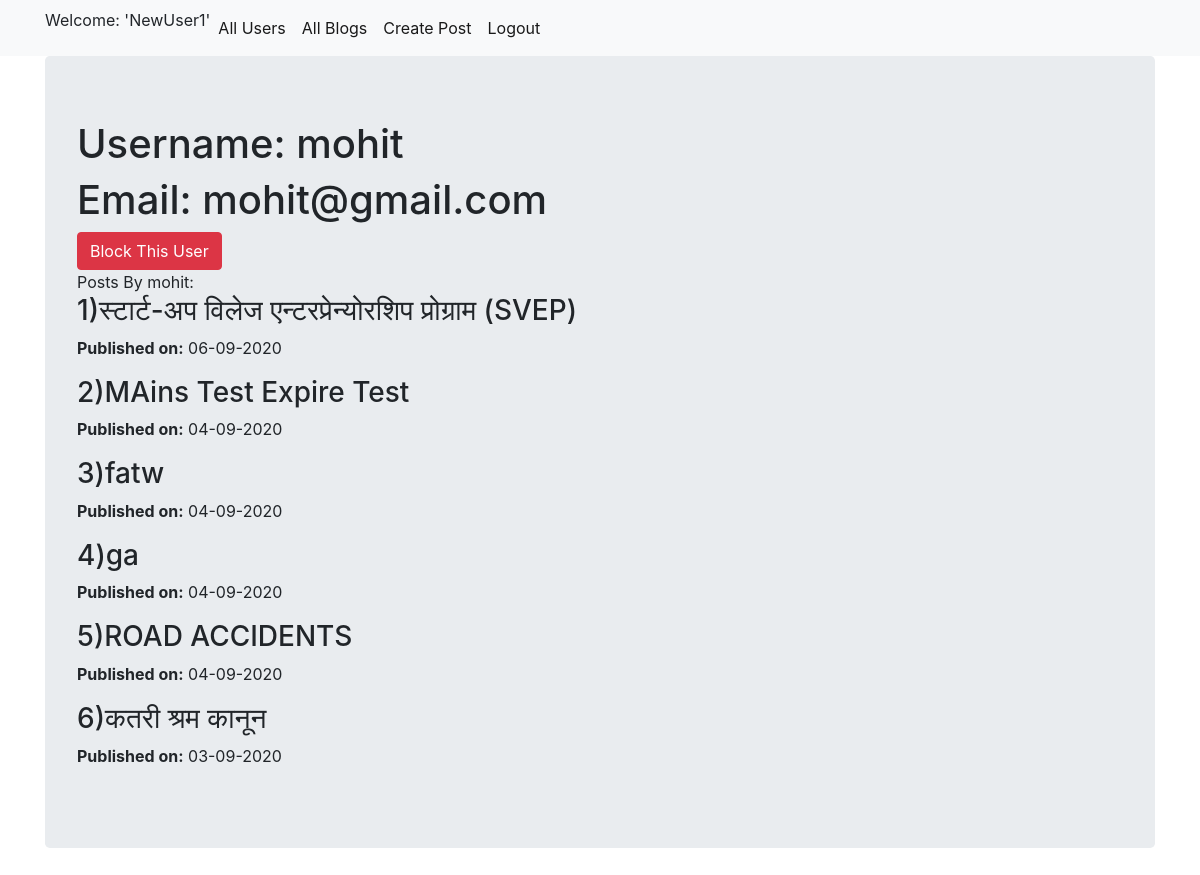
The app's page /user/3/ (signed in) with its own data.
### blog/models.py (models this page shows, shortened)
class CustomUser(AbstractUser):
    blocked = models.ManyToManyField('CustomUser',related_name='blocked_users',blank=True)
    liked_posts = models.ManyToManyField('Post',related_name='liked_posts',blank=True)

class Post(models.Model):
    post_banner = models.ImageField(upload_to='images/')
    author = models.ForeignKey(CustomUser,related_name='posts',on_delete=models.CASCADE)
    title = models.CharField(max_length=250)
    text = models.TextField()
    date_created = models.DateTimeField(default=timezone.now)
    liked_by = models.ManyToManyField('CustomUser',related_name='liked_by',blank=True)
    class Meta:
        ordering = ['-date_created']

### blog/views.py (the view)
# urls.py: path('user/<pk>/',views.UserDetailView.as_view(),name='user_details'),
class UserDetailView(DetailView):
    model = CustomUser

### blog/templates/blog/customuser_detail.html (shortened to what this page needs)
{% extends 'blog/base.html' %}
{% block content %}
<div class="container" >
    <div class="jumbotron">
    <h1>Username: {{ customuser.username }}</h1>
    <h1>Email: {{ customuser.email }} </h1>
        {% ifequal customuser user %}
        {%else%}
        {% if customuser in user.blocked.all %}
        <p style="color:red"> {{ customuser.username }} is in your Block List</p>
        <form method="post" action="{% url 'blog:unblock_user' pk=customuser.pk %}">
        {% csrf_token %}
            <input class="btn btn-warning" type="submit" value="Unblock User">
        </form>
        {% else %}
        <form method="post" action="{% url 'blog:block_user' pk=customuser.pk %}">
            <input  class="btn btn-danger" type="submit" value="Block This User">
        </form>
        {% endif %}
        {% endifequal %}
        <div class="form-group">
            Posts By {{customuser.username}}:
            {% for post in customuser.posts.all %}
            <h3>{{forloop.counter}}){{ post.title|safe }}</h3>
            <p class="text-justify"><strong>Published on:</strong> {{ post.date_created|date:"d-m-Y" }}</p>
            {% endfor %}
        </div>
    </div>
</div>
{% endblock %}

### blog/templates/blog/base.html (shortened to what this page needs)
<!DOCTYPE html>
<html lang="en">
<head>
    <link rel="stylesheet" href="https://stackpath.bootstrapcdn.com/bootstrap/4.5.2/css/bootstrap.min.css">
</head>
<body>
<nav class="navbar navbar-expand-lg navbar-light bg-light">
    <div class="container">
    <ul class="navbar-nav">
        {% if user.is_authenticated %}
        <li class="nav-item active" ><p>Welcome: '{{ user.username }}'</p></li>
        <li class="nav-item active">
            <a class="nav-link" href="{% url 'blog:user_list' %}">All Users</a>
        </li>
        <li class="nav-item active">
            <a class="nav-link" href="/">All Blogs</a>
        </li>
        <li class="nav-item active">
                <a class="nav-link" href="{% url 'blog:post_create' %}">Create Post</a>
            </li>
            <li class="nav-item active">
                <a class="nav-link" href="{%url 'logout' %}?next=/">Logout</a>
            </li>
    {% endif %}
</div>
</nav>
{% block content %}
{% endblock %}
</body>
</html>

### records on screen
CustomUser: username "NewUser1"
CustomUser: username "mohit", email "mohit@gmail.com"
Post: title "स्टार्ट-अप विलेज एन्टरप्रेन्योरशिप प्रोग्राम (SVEP)", date_created "06-09-2020"
Post: title "MAins Test Expire Test", date_created "04-09-2020"
Post: title "fatw", date_created "04-09-2020"
Post: title "ga", date_created "04-09-2020"
Post: title "ROAD ACCIDENTS", date_created "04-09-2020"
Post: title "कतरी श्रम कानून", date_created "03-09-2020"
